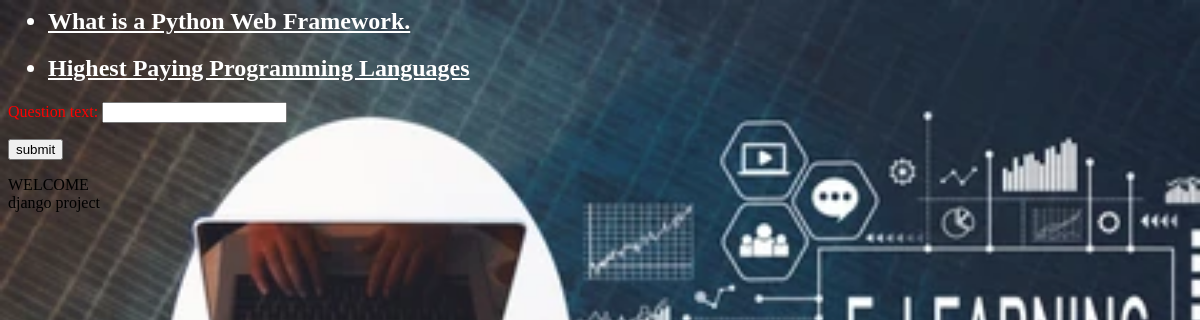
/, run on an earlier commit of the app's database.
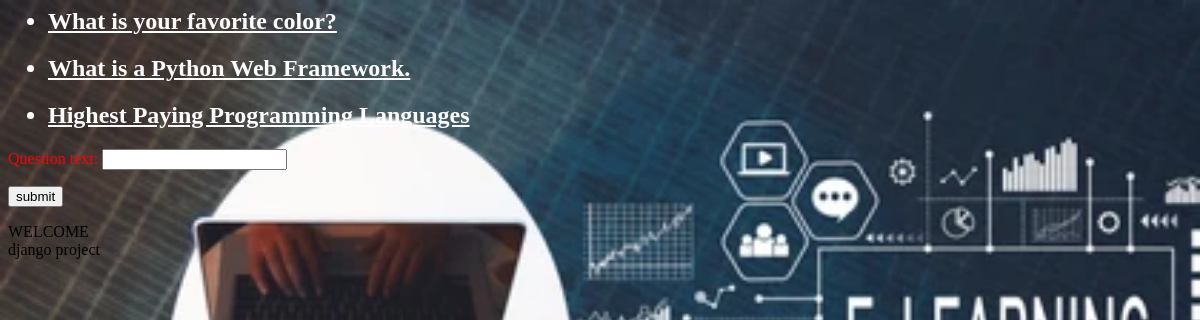
And on a later commit of the database.
### polls/models.py (models this page shows, shortened)
class Question(models.Model):
    question_text = models.CharField(max_length=200)
    pub_date = models.DateTimeField('date published')

### polls/views.py (the view, shortened to what this page needs)
# urls.py: path('', views.index.as_view(), name='index'),
class index(View):
  def get(self,request):
   latest_question_list = Question.objects.order_by('-pub_date')[:5]
   form =ContactForm()
   context = {'latest_question_list': latest_question_list, 'form': form}
   return render(request,'polls/index.html', context)

### polls/forms.py
class ContactForm(ModelForm):
    class Meta:
        model = Question
        fields = ['question_text']

### polls/templates/polls/index.html (shortened to what this page needs)
{% load static %}
<body style="background-image:url('{% static 'polls/p2.webp' %}');">
<link rel="stylesheet" type="text/css" href="{% static 'polls/style.css' %}">
{% block content %}
    {% if latest_question_list %}
        <ul>
        {% for question in latest_question_list %}
           <h2> <li><a href="{% url 'detail' question.id %}">{{ question.question_text }}</a></li></h2>
        {% endfor %}
        </ul>
    {% else %}
        <p>No polls are available.</p>
    {% endif %}
{% endblock %}
<form action="{% url 'index' %}" method="post" enctype="multipart/form-data">
   {{form.as_p}}
     <input type="submit" value="submit" class="btn btn-primary btn-lg">
 </form>
<marquee behavior="scroll" direction="right" scrollamount="12" bgcolor="red">WELCOME</marquee>
<marquee behavior="scroll" direction="left" scrollamount="20" bgcolor="orange">django project</marquee>

What changed in the data, as far as the page shows it:
added Question: question_text "What is your favorite color?"
